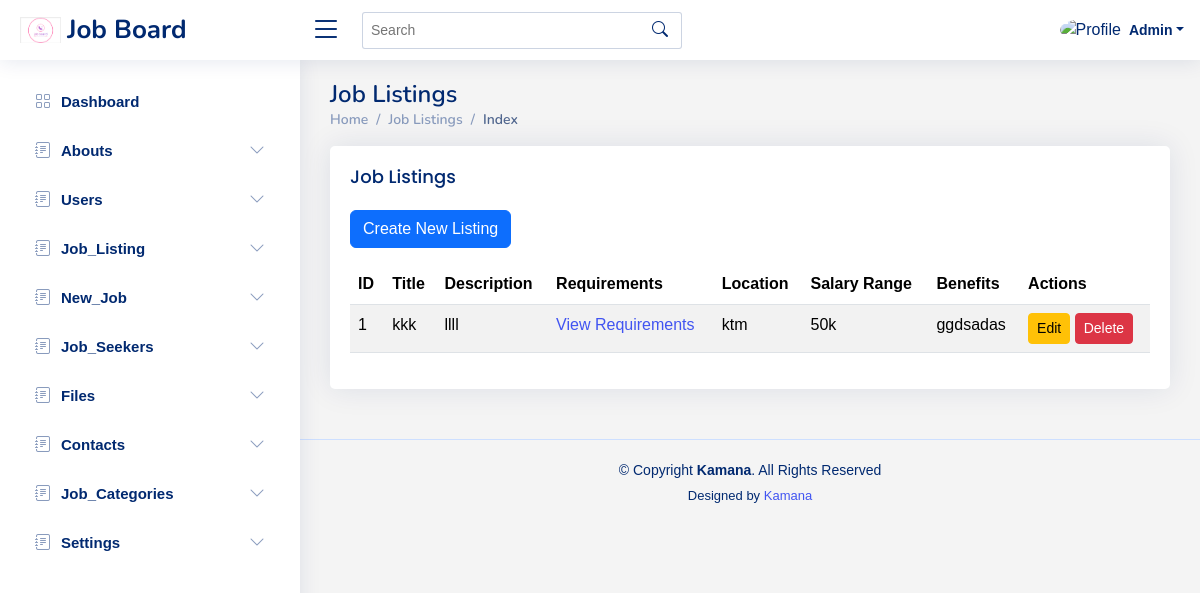
Page /admin/job_listings/index.php (signed in) on the committed database.
### tables this page shows
CREATE TABLE `job_listings` (
  `id` int(11) NOT NULL,
  `title` varchar(100) NOT NULL,
  `description` text NOT NULL,
  `requirements` text NOT NULL,
  `location` varchar(100) NOT NULL,
  `salary_range` varchar(100) NOT NULL,
  `benefits` text NOT NULL,
  `created_at` timestamp NOT NULL DEFAULT current_timestamp(),
  `updated_at` timestamp NOT NULL DEFAULT current_timestamp()
);

### admin/job_listings/index.php (the view)
<?php
require('../includes/header.php');
require('../includes/navbar.php');
require('../includes/sidebar.php');
?>
<main id="main" class="main">
    <div class="pagetitle">
        <h1>Job Listings</h1>
        <nav>
            <ol class="breadcrumb">
                <li class="breadcrumb-item"><a href="index.php">Home</a></li>
                <li class="breadcrumb-item">Job Listings</li>
                <li class="breadcrumb-item active">Index</li>
            </ol>
        </nav>
    </div>
    <section class="section">
        <div class="row">
            <div class="col-lg-12">
                <div class="card">
                    <div class="card-body">
                        <h5 class="card-title">Job Listings</h5>
                        <a href="create.php" class="btn btn-primary mb-3">Create New Listing</a>
                        <table class="table table-striped">
                            <thead>
                                <tr>
                                    <th>ID</th>
                                    <th>Title</th>
                                    <th>Description</th>
                                    <th>Requirements</th>
                                    <th>Location</th>
                                    <th>Salary Range</th>
                                    <th>Benefits</th>
                                    <th>Actions</th>
                                </tr>
                            </thead>
                            <tbody>
                                <?php
                                $query = "SELECT * FROM job_listings";
                                $result = mysqli_query($con, $query);
                                while ($row = mysqli_fetch_assoc($result)) {
                                    echo "<tr>";
                                    echo "<td>{$row['id']}</td>";
                                    echo "<td>{$row['title']}</td>";
                                    echo "<td>{$row['description']}</td>";
                                    echo "<td><a href='../uploads/{$row['requirements']}' target='_blank'>View Requirements</a></td>";
                                    echo "<td>{$row['location']}</td>";
                                    echo "<td>{$row['salary_range']}</td>";
                                    echo "<td>{$row['benefits']}</td>";
                                    echo "<td>
                                            <a href='edit.php?id={$row['id']}' class='btn btn-warning btn-sm'>Edit</a>
                                            <a href='delete.php?id={$row['id']}' class='btn btn-danger btn-sm' onclick='return confirm(\"Are you sure you want to delete this listing?\")'>Delete</a>
                                          </td>";
                                    echo "</tr>";
                                }
                                ?>
                            </tbody>
                        </table>
                    </div>
                </div>
            </div>
        </div>
    </section>
</main>
<?php require('../includes/footer.php'); ?>

### admin/assets/css/style.css (style rules this page uses)
:root { scroll-behavior: smooth; }
body { font-family: "Open Sans", sans-serif; background: #f6f9ff; color: #444444; }
a { color: #4154f1; text-decoration: none; }
h1, h2, h3, h4, h5, h6 { font-family: "Nunito", sans-serif; }
body { font-family: Arial, sans-serif; margin: 0; background-color: #f4f4f4; }
#main { margin-top: 60px; padding: 20px 30px; transition: all 0.3s; }
.pagetitle { margin-bottom: 10px; }
.pagetitle h1 { font-size: 24px; margin-bottom: 0; font-weight: 600; color: #012970; }
.card { margin-bottom: 30px; border: none; border-radius: 5px; box-shadow: 0px 0 30px rgba(1, 41, 112, 0.1); }
.card-title { padding: 20px 0 15px 0; font-size: 18px; font-weight: 500; color: #012970; font-family: "Poppins", sans-serif; }
.card-body { padding: 0 20px 20px 20px; }
.breadcrumb { font-size: 14px; font-family: "Nunito", sans-serif; color: #899bbd; font-weight: 600; }
.breadcrumb a { color: #899bbd; transition: 0.3s; }
.breadcrumb .breadcrumb-item::before { color: #899bbd; }
.breadcrumb .active { color: #51678f; font-weight: 600; }
@media (min-width: 1200px) { #main, #footer { margin-left: 300px; } }

### rows in the picture
job_listings: id "1", title "kkk", description "llll", location "ktm", salary_range "50k", benefits "ggdsadas"
